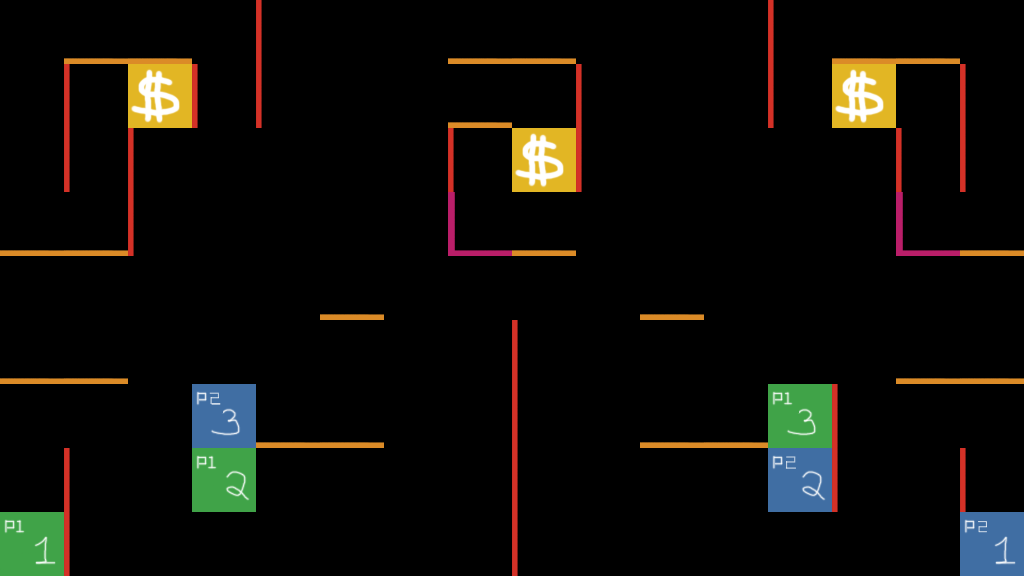

A level layout from a 2D game, rendered from its tile map. Below: a short description, then the map file with its tile-grid data intact:
An orthogonal 16x9 tile map with 64x64 px tiles, 2 tile layers (Tile Layer 1, objetos).

<map version="1.0" orientation="orthogonal" renderorder="right-down" width="16" height="9" tilewidth="64" tileheight="64" nextobjectid="1">
 <tileset firstgid="1" name="control_tiles" tilewidth="64" tileheight="64" tilecount="16">
  <image source="control_tiles.png" width="256" height="256" />
 </tileset>
 <layer name="Tile Layer 1" width="16" height="9">
  <data encoding="csv">
0,15,15,0,14,0,0,15,15,0,0,0,14,15,15,0,
0,14,15,14,14,0,0,15,0,14,0,0,14,13,0,14,
0,14,14,0,0,0,0,14,15,14,0,0,0,0,14,14,
15,15,14,0,0,0,0,13,15,0,0,0,0,0,13,15,
0,0,0,0,0,15,0,0,0,0,15,0,0,0,0,0,
15,15,0,0,0,0,0,0,14,0,0,0,0,0,15,15,
0,0,0,13,15,15,0,0,14,0,15,15,15,14,0,0,
0,14,0,14,0,0,0,0,14,0,0,0,0,14,0,14,
0,14,0,0,0,0,0,0,14,0,0,0,0,0,0,14
</data>
 </layer>
 <layer name="objetos" width="16" height="9">
  <data encoding="csv">
0,0,0,0,0,0,0,0,0,0,0,0,0,0,0,0,
0,0,3,0,0,0,0,0,0,0,0,0,0,3,0,0,
0,0,0,0,0,0,0,0,3,0,0,0,0,0,0,0,
0,0,0,0,0,0,0,0,0,0,0,0,0,0,0,0,
0,0,0,0,0,0,0,0,0,0,0,0,0,0,0,0,
0,0,0,0,0,0,0,0,0,0,0,0,0,0,0,0,
0,0,0,11,0,0,0,0,0,0,0,0,7,0,0,0,
0,0,0,6,0,0,0,0,0,0,0,0,10,0,0,0,
5,0,0,0,0,0,0,0,0,0,0,0,0,0,0,9
</data>
 </layer>
</map>